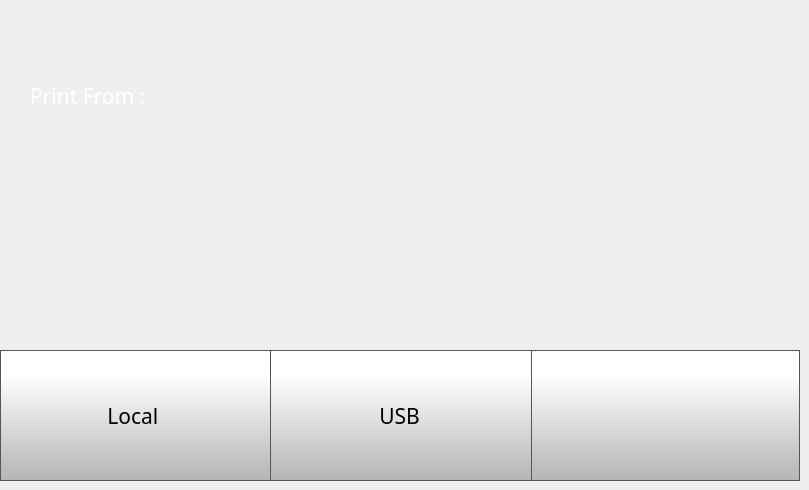
   <widget class="QWidget" name="printLocationPage">
    <widget class="QPushButton" name="printLocationScreenBackButton">
     <property name="geometry">
      <rect>
       <x>529</x>
       <y>350</y>
       <width>271</width>
       <height>131</height>
      </rect>
     </property>
     <property name="minimumSize">
      <size>
       <width>0</width>
       <height>0</height>
      </size>
     </property>
     <property name="font">
      <font>
       <family>Gotham Light</family>
       <pointsize>16</pointsize>
      </font>
     </property>
     <property name="styleSheet">
      <string notr="true">QPushButton {
     border: 1px solid rgb(87, 87, 87);
	background-color: qlineargradient(spread:pad, x1:0, y1:1, x2:0, y2:0.188, stop:0 rgba(180, 180, 180, 255), stop:1 rgba(255, 255, 255, 255));


}

QPushButton:pressed {
    background-color: qlineargradient(x1: 0, y1: 0, x2: 0, y2: 1,
                                      stop: 0 #dadbde, stop: 1 #f6f7fa);
}

QPushButton:flat {
    border: none; /* no border for a flat push button */
}

QPushButton:default {
    border-color: navy; /* make the default button prominent */
}</string>
     </property>
     <property name="text">
      <string/>
     </property>
     <property name="icon">
      <iconset resource="../resources/resource.qrc">
       <normaloff>:/Navigation/img/Navigation/arrows-4.png</normaloff>:/Navigation/img/Navigation/arrows-4.png</iconset>
     </property>
     <property name="iconSize">
      <size>
       <width>70</width>
       <height>70</height>
      </size>
     </property>
     <property name="checkable">
      <bool>false</bool>
     </property>
     <property name="autoDefault">
      <bool>false</bool>
     </property>
     <property name="default">
      <bool>false</bool>
     </property>
     <property name="flat">
      <bool>false</bool>
     </property>
    </widget>
    <widget class="QPushButton" name="fromUsbButton">
     <property name="geometry">
      <rect>
       <x>267</x>
       <y>350</y>
       <width>265</width>
       <height>131</height>
      </rect>
     </property>
     <property name="font">
      <font>
       <family>Gotham</family>
       <pointsize>16</pointsize>
      </font>
     </property>
     <property name="styleSheet">
      <string notr="true">QPushButton {
     border: 1px solid rgb(87, 87, 87);
	background-color: qlineargradient(spread:pad, x1:0, y1:1, x2:0, y2:0.188, stop:0 rgba(180, 180, 180, 255), stop:1 rgba(255, 255, 255, 255));



}

QPushButton:pressed {
    background-color: qlineargradient(x1: 0, y1: 0, x2: 0, y2: 1,
                                      stop: 0 #dadbde, stop: 1 #f6f7fa);
}

QPushButton:flat {
    border: none; /* no border for a flat push button */
}

QPushButton:default {
    border-color: navy; /* make the default button prominent */
}</string>
     </property>
     <property name="text">
      <string>USB</string>
     </property>
     <property name="icon">
      <iconset resource="../resources/resource.qrc">
       <normaloff>:/Icons/img/icons/usb.png</normaloff>:/Icons/img/icons/usb.png</iconset>
     </property>
     <property name="iconSize">
      <size>
       <width>70</width>
       <height>70</height>
      </size>
     </property>
    </widget>
    <widget class="QLabel" name="printFromLabel">
     <property name="geometry">
      <rect>
       <x>30</x>
       <y>80</y>
       <width>231</width>
       <height>31</height>
      </rect>
     </property>
     <property name="font">
      <font>
       <family>Gotham</family>
       <pointsize>16</pointsize>
       <bold>false</bold>
      </font>
     </property>
     <property name="styleSheet">
      <string notr="true">color: rgb(255, 255, 255);</string>
     </property>
     <property name="text">
      <string>Print From :</string>
     </property>
    </widget>
    <widget class="QPushButton" name="fromLocalButton">
     <property name="geometry">
      <rect>
       <x>0</x>
       <y>350</y>
       <width>271</width>
       <height>131</height>
      </rect>
     </property>
     <property name="font">
      <font>
       <family>Gotham</family>
       <pointsize>16</pointsize>
      </font>
     </property>
     <property name="styleSheet">
      <string notr="true">QPushButton {
     border: 1px solid rgb(87, 87, 87);
	background-color: qlineargradient(spread:pad, x1:0, y1:1, x2:0, y2:0.188, stop:0 rgba(180, 180, 180, 255), stop:1 rgba(255, 255, 255, 255));



}

QPushButton:pressed {
    background-color: qlineargradient(x1: 0, y1: 0, x2: 0, y2: 1,
                                      stop: 0 #dadbde, stop: 1 #f6f7fa);
}

QPushButton:flat {
    border: none; /* no border for a flat push button */
}

QPushButton:default {
    border-color: navy; /* make the default button prominent */
}</string>
     </property>
     <property name="text">
      <string>Local </string>
     </property>
     <property name="icon">
      <iconset resource="../resources/resource.qrc">
       <normaloff>:/Icons/img/icons/folder.png</normaloff>:/Icons/img/icons/folder.png</iconset>
     </property>
     <property name="iconSize">
      <size>
       <width>70</width>
       <height>70</height>
      </size>
     </property>
    </widget>
   </widget>
